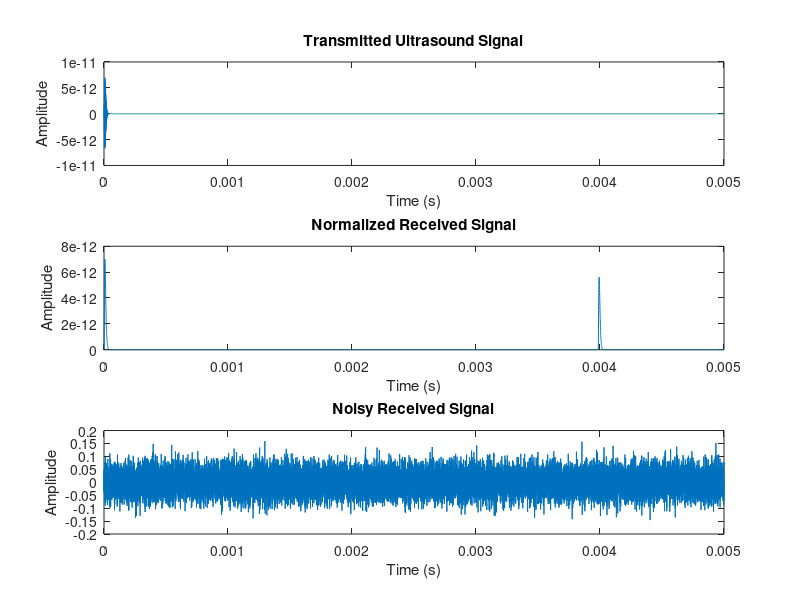

The MATLAB script that drew this image: (Note: this script raises an error after producing the figure.)
% Given values
m = 2;
u = 3.6e-6;
fs = 4e6;
h = 0.174;
Ar_As = 0.8; % Echo amplitude scaling factor
ToF = 2 * h / 343; % Ground truth time of flight (ToF)
T = 1/fs; % Sampling period
n = 0:T:5e-3; % Time vector for the discrete-time signal

% (1.1) Generate the transmitted ultrasound signal
A_s = 1;
f_s = 550e3;
phi_s = 0;
transmitted_signal = A_s * (n.^m) .* exp(-n/u) .* cos(2*pi*f_s*n + phi_s);

% Generate the received continuous-time ultrasonic signal
target_distance = 0.174;
echo_delay = 2 * target_distance / 343;
received_signal = transmitted_signal + Ar_As * circshift(transmitted_signal, [0, -round(echo_delay/T)]);

%  Compute the corresponding discrete-time signal
received_discrete = received_signal(1:round(5e-3/T));

%  Extract the envelope of the discrete-time signal
rcve_discrete = abs(hilbert(received_discrete));

%% (2.1) Generate a noise signal with a maximum amplitude of 0.04
noise_amplitude = 0.04;
noise_signal = noise_amplitude * randn(size(rcve_discrete));

% Add the noise signal to the normalized received signal
noisy_received_signal = rcve_discrete + noise_signal;

% Plot the signals
figure;
subplot(3,1,1);
plot(n, transmitted_signal);
title('Transmitted Ultrasound Signal');
xlabel('Time (s)');
ylabel('Amplitude');

subplot(3,1,2);
plot(n(1:length(rcve_discrete)), rcve_discrete);
title('Normalized Received Signal');
xlabel('Time (s)');
ylabel('Amplitude');

subplot(3,1,3);
plot(n(1:length(noisy_received_signal)), noisy_received_signal);
title('Noisy Received Signal');
xlabel('Time (s)');
ylabel('Amplitude');

%% (2.2) Recover the envelope from the noisy received signal
recovered_envelope = abs(hilbert(noisy_received_signal));

% (2.3) Measure ToF using the recovered envelope
[~, t_peak_transmitted_noisy] = findpeaks(transmitted_signal);
[~, t_peak_echo_noisy] = findpeaks(recovered_envelope);

%%%Check if there are enough peaks to calculate Tfmeas_noisy
if numel(t_peak_transmitted_noisy) >= 1 && numel(t_peak_echo_noisy) >= 1
    % Compute the time-of-flight measurement (Tfmeas_noisy) in seconds
    Tfmeas_noisy = (t_peak_echo_noisy(1) - t_peak_transmitted_noisy(1)) * T;

    % Display the results and errors for the noisy signal
    disp('Ground Truth ToF:');
    disp(ToF);
    disp('Measured ToF (Tfmeas_noisy):');
    disp(Tfmeas_noisy);

    % Compare the obtained time-of-flight with the ground truth
    error_Tof_meas_noisy = abs(Tfmeas_noisy - ToF);
    disp('Error in ToF measurement (Tfmeas_noisy):');
    disp(error_Tof_meas_noisy);
else
    disp('Not enough peaks found to calculate Tfmeas_noisy.');
end

% Plot the recovered envelope
figure;
plot(n(1:length(recovered_envelope)), recovered_envelope);
title('Recovered Envelope from Noisy Received Signal');
xlabel('Time (s)');
ylabel('Amplitude');
